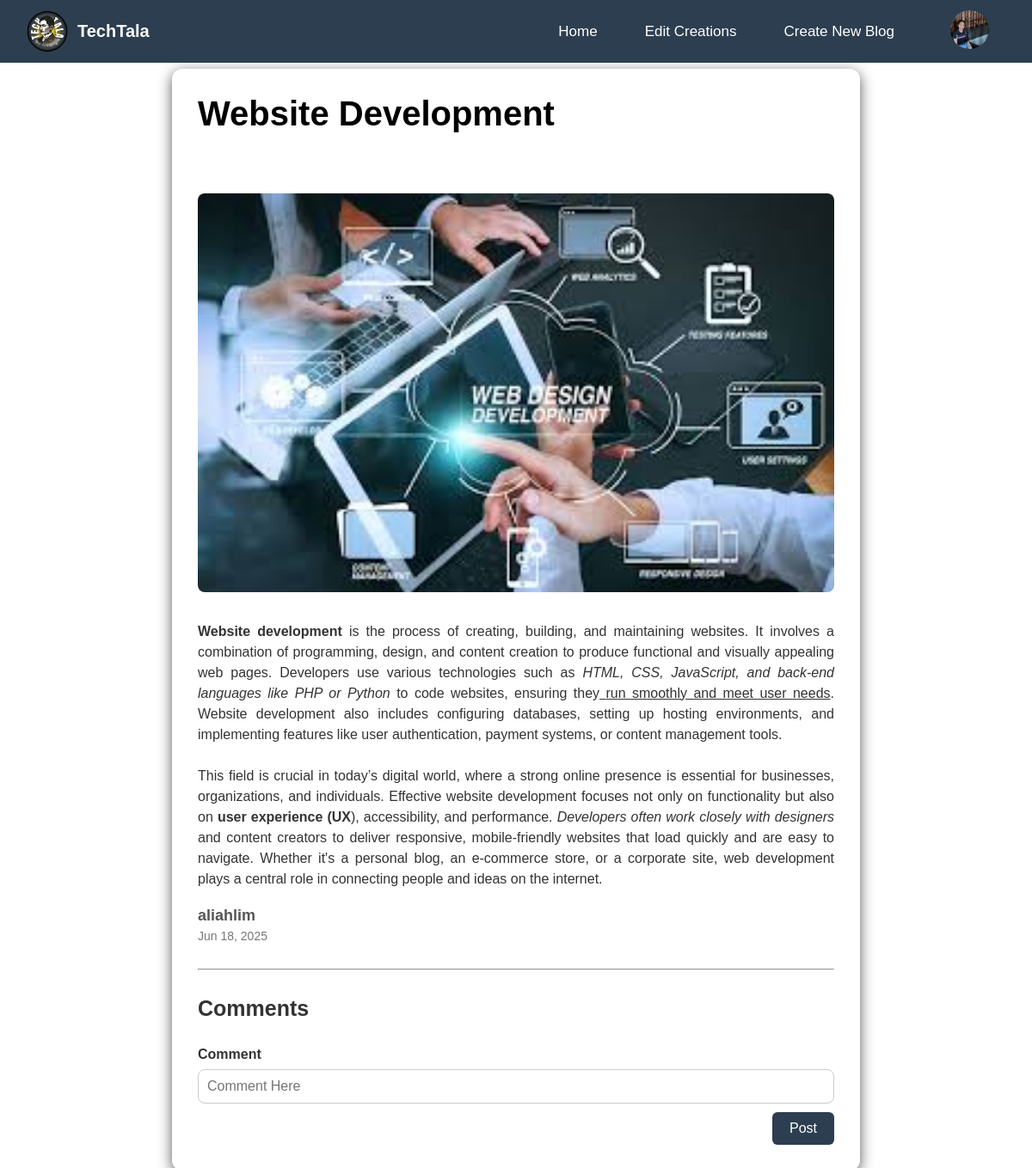
/Author/view.php?id=40 (signed in), run on an earlier commit of the app's database.
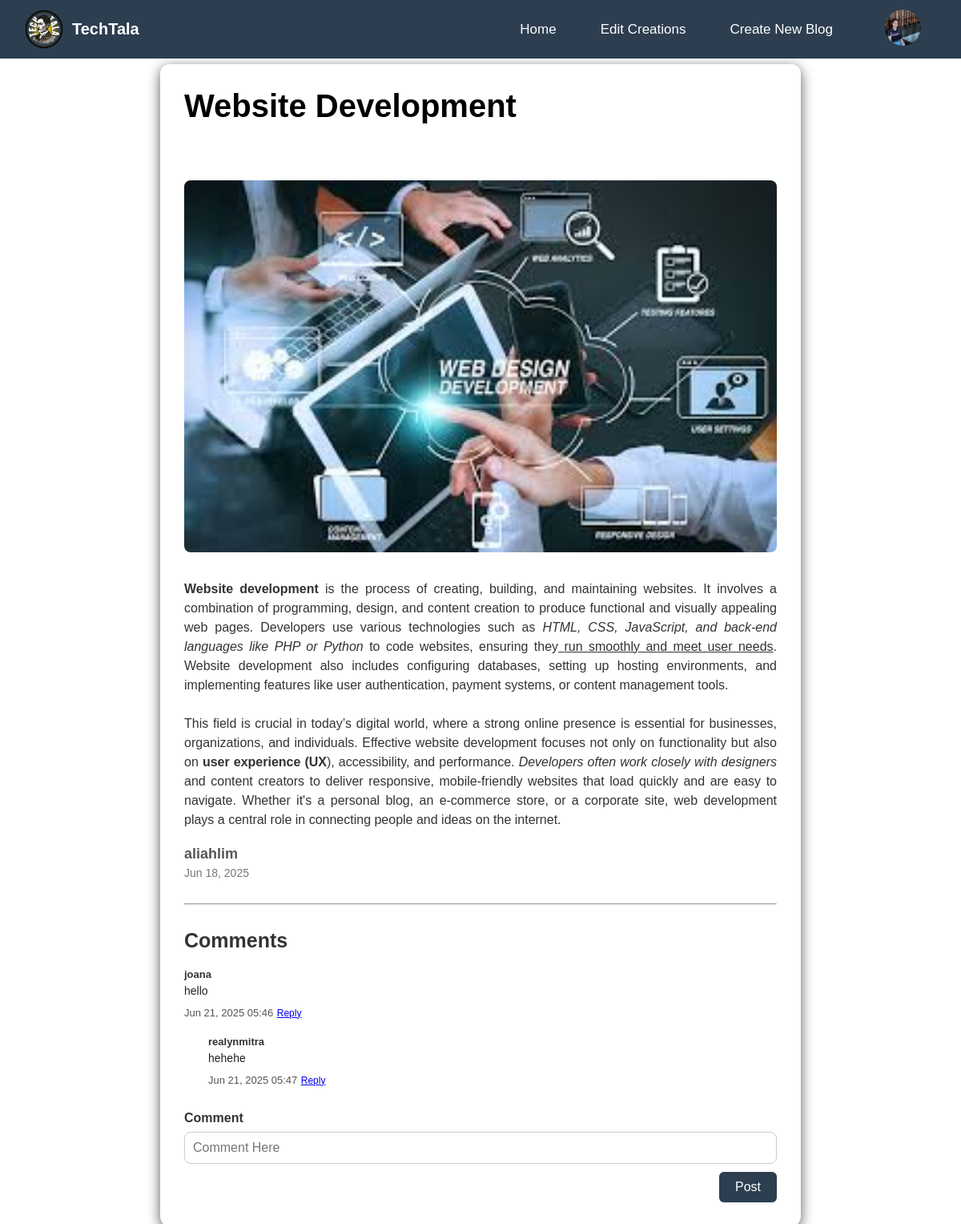
And on a later commit of the database.
### tables this page shows
CREATE TABLE `comments` (
  `id` int(11) NOT NULL,
  `username` varchar(30) NOT NULL,
  `comment_text` text NOT NULL,
  `created_at` datetime NOT NULL DEFAULT curtime(),
  `users_id` int(11) DEFAULT NULL,
  `post_id` int(11) DEFAULT NULL,
  `parent_id` int(11) DEFAULT NULL
);

### db.php (called while the page is built, shortened)
<?php
require('db.connect.php');
function executeQuery($sql, $data){
    global $conn;
    $stmt = $conn->prepare($sql);
    if (count($data) > 0) {
        $values = array_values($data);
        $types = str_repeat('s', count($values));
        $stmt->bind_param($types, ...$values);
    }
    $stmt->execute();
    return $stmt;
}
function selectAll($table, $conditions = []){
    global $conn;
    $sql = "SELECT * FROM $table";
    if (empty($conditions)){
        $stmt = $conn->prepare($sql);
        if (!$stmt) {
            die("Prepare failed: " . $conn->error);
        }
        $stmt->execute();
        $records = $stmt->get_result()->fetch_all(MYSQLI_ASSOC);
        return $records;
    } else {
        $i = 0;
        foreach ($conditions as $key => $value){
            if ($i === 0){
                $sql = $sql . " WHERE $key = ?";
            } else {
                $sql = $sql . " AND $key = ?";
            }
            $i++;
        }
        $stmt = executeQuery($sql, $conditions);
        $records = $stmt->get_result()->fetch_all(MYSQLI_ASSOC);
        return $records;
    }
}
function selectOne($table, $conditions = []){
    $sql = "SELECT * FROM $table";
    $i = 0;
    foreach ($conditions as $key => $value){
        if ($i === 0){
            $sql = $sql . " WHERE $key = ?";
        } else {
            $sql = $sql . " AND $key = ?";
        }
        $i++;
    }
    $sql = $sql . " LIMIT 1";
    $stmt = executeQuery($sql, $conditions);
    $records = $stmt->get_result()->fetch_all(MYSQLI_ASSOC);
    return !empty($records) ? $records[0] : [];
}
?>

### Author/view.php (the view, shortened to what this page needs)
<?php
include '../db.connect.php';
include '../db.php';
$post_id = isset($_GET['id']) ? (int)$_GET['id'] : 0;
$post = selectOne('post', ['id' => $post_id]);
$comments = selectAll('comments', ['post_id' => $post_id]);
function buildCommentTree($comments) {
    $tree = [];
    foreach ($comments as $comment) {
        $parentID = $comment['parent_id'];
        if ($parentID === null || $parentID === '0' || $parentID === 0 || $parentID === '') {
            $parentID = null;
        }
        $tree[$parentID][] = $comment;
    }
    return $tree;
}
$commentTree = buildCommentTree($comments);
$order = $commentTree[null] ?? [];
usort($order, function($a, $b) use ($commentTree) {
    $aLatest = getLatestActivity($a, $commentTree);
    $bLatest = getLatestActivity($b, $commentTree);
    return $bLatest - $aLatest;
});
function displayComments($tree, $comments, $level = 0) {
    foreach ($comments as $comment) {
        echo '<div class="comm" style="margin-left:'.($level*30).'px">';
        echo '<strong style="font-size:13px; color: #333;">' . htmlspecialchars($comment['username']) . '</strong>';
        echo '<p style="font-size: 14px; color: #222; margin-top:5px;">' . nl2br(htmlspecialchars($comment['comment_text'])) . '</p>';
        echo '<span class="comment-date" style="font-size:13px; color: #555; margin-top:0;">' . date('M j, Y H:i', strtotime($comment['created_at'])) . '</span>';
        echo '<a href="#" style="font-size:12px;" class="reply-link" data-commentid="'.$comment['id'].'">Reply</a>';
        if (!empty($tree[$comment['id']])) {
            $children = $tree[$comment['id']];
            usort($children, function($a, $b) {
                return strtotime($b['created_at']) - strtotime($a['created_at']);
            });
            displayComments($tree, $children, $level+1);
        }
        echo '</div>';
    }
}
?>
<!DOCTYPE html>
<html lang="en">
<head>
    <link rel="stylesheet" href="view.css">
</head>
<body>
    <?php include("header.php"); ?>
    <div class="main">
        <div class="contents">
            <h1><?php echo htmlspecialchars($post['title']); ?></h1>
            <?php if (!empty($post['image'])): ?>
                <img src="../Author/images/<?php echo htmlspecialchars($post['image']); ?>" alt="<?php echo htmlspecialchars($post['title']); ?>">
            <?php else: ?>
                <img src="image/type.avif" alt="">
            <?php endif; ?>
            <div  class="content">
                <?php echo $post['content']; ?>
            </div>
            <h4><?php echo htmlspecialchars($post['username']); ?></h4>
            <span><?php echo date('M j, Y', strtotime($post['created_at'])); ?></span>
        </div>
        <div class="comment-s">
            <div class="comments">
                <hr>
                <h2>Comments</h2>
                <?php displayComments($commentTree, $order); ?>
            </div>
            <form action="" method="post" autocomplete="off">
                <div class="c-section">
                    <label><span>Comment</span></label><br>
                    <input type="text" name="comment_text" id="type-comment" placeholder="Comment Here" autocomplete="off" required>
                </div>
                <div class="post">
                    <button type="submit">Post</button>
                </div>
            </form>
        </div>
    </div>
</body>
</html>

What changed in the data, as far as the page shows it:
added comments: username "joana", comment_text "hello", created_at "Jun 21, 2025 05:46", shown under "Comments"
added comments: username "realynmitra", comment_text "hehehe", created_at "Jun 21, 2025 05:47", shown under "joana"
